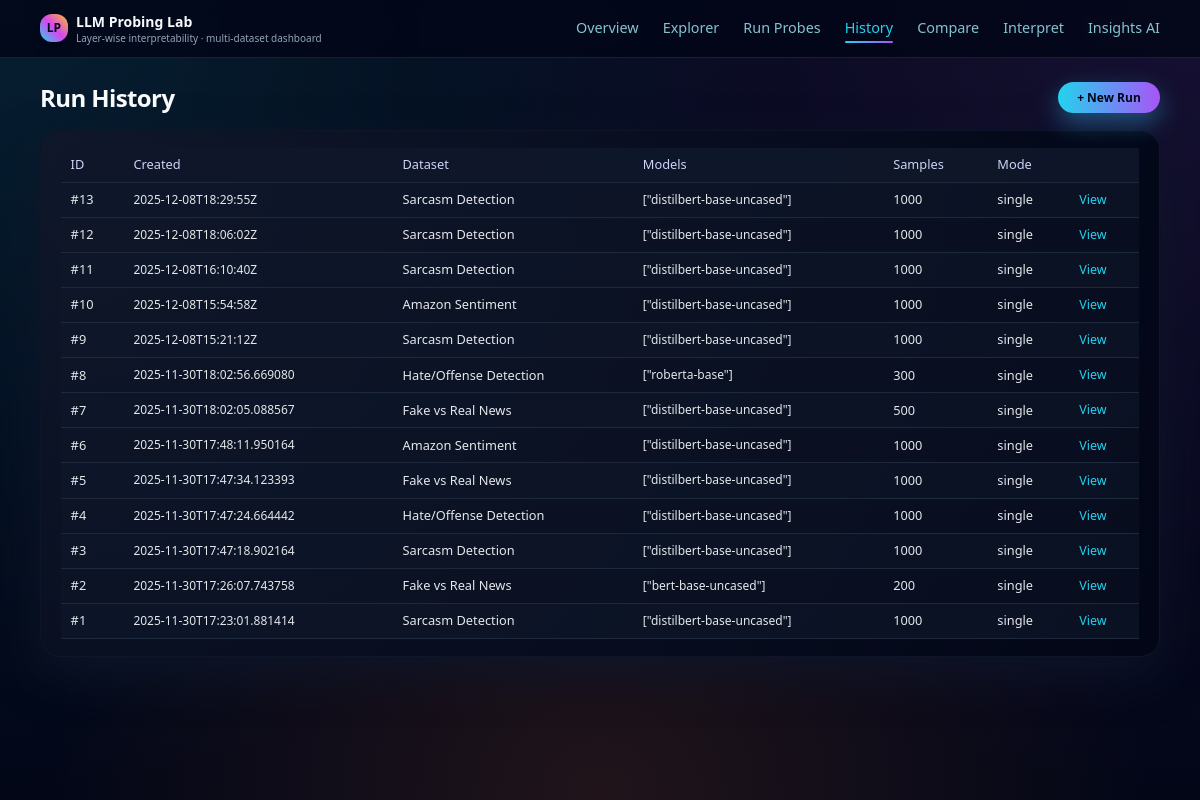
Before: /history with the older database file.
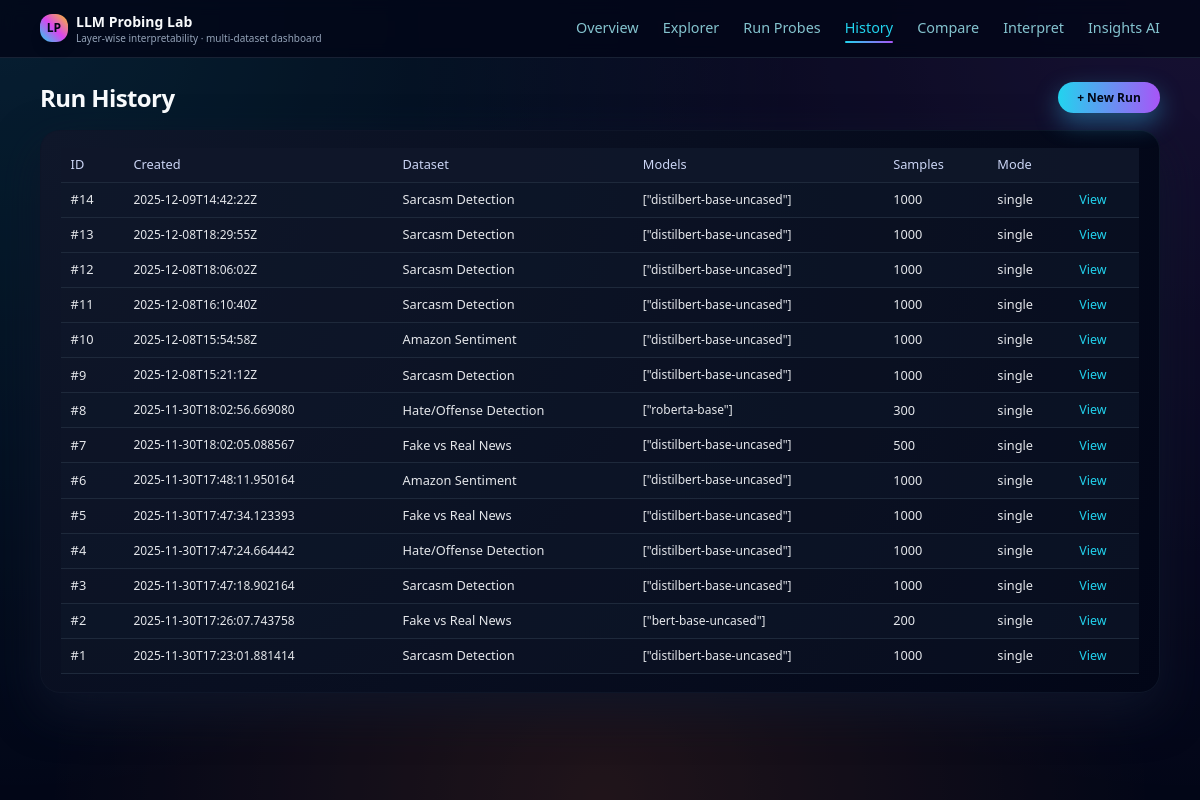
After: the same page with the newer database file.
### tables this page shows
CREATE TABLE runs (
            id INTEGER PRIMARY KEY AUTOINCREMENT,
            created_at TEXT NOT NULL,
            dataset_key TEXT NOT NULL,
            dataset_name TEXT NOT NULL,
            models TEXT NOT NULL,
            sample_size INTEGER NOT NULL,
            mode TEXT NOT NULL, -- 'single' or 'compare'
            summary TEXT
        );

### app.py (the view)
@app.route("/history")
def history():
    runs = list_runs(limit=100)
    return render_template("history.html", runs=runs)

### app.py (called while the page is built)
@app.context_processor
def inject_globals():
    return {
        "NAV_ITEMS": [
            ("overview", "Overview"),
            ("explorer", "Explorer"),
            ("run_probes", "Run Probes"),
            ("history", "History"),
            ("compare", "Compare"),
            ("interpret", "Interpret"),
            ("insights_ai", "Insights AI"),
        ],
        "config": app.config,
    }

### storage.py (called while the page is built)
def get_conn():
    conn = sqlite3.connect(DB_PATH)
    conn.row_factory = sqlite3.Row
    return conn

def _row_to_dict(row):
    if row is None:
        return None
    return {k: row[k] for k in row.keys()}

def list_runs(limit=50):
    conn = get_conn()
    cur = conn.cursor()
    if limit is None:
        cur.execute("SELECT * FROM runs ORDER BY datetime(created_at) DESC")
    else:
        cur.execute(
            "SELECT * FROM runs ORDER BY datetime(created_at) DESC LIMIT ?", (limit,)
        )
    rows = cur.fetchall()
    conn.close()
    return [_row_to_dict(r) for r in rows]

### templates/history.html
{% extends "base.html" %}
{% block content %}
<section>
  <div class="flex items-center justify-between mb-4">
    <h1 class="text-2xl font-semibold tracking-tight">Run History</h1>
    <a href="{{ url_for('run_probes') }}" class="btn-primary text-xs">
      + New Run
    </a>
  </div>
  {% if runs %}
  <div class="card overflow-x-auto">
    <table class="table-basic">
      <thead>
        <tr>
          <th>ID</th>
          <th>Created</th>
          <th>Dataset</th>
          <th>Models</th>
          <th>Samples</th>
          <th>Mode</th>
          <th></th>
        </tr>
      </thead>
      <tbody>
        {% for r in runs %}
        <tr>
          <td>#{{ r.id }}</td>
          <td class="text-xs text-slate-400">{{ r.created_at }}</td>
          <td>{{ r.dataset_name }}</td>
          <td class="text-xs text-slate-300">{{ r.models }}</td>
          <td>{{ r.sample_size }}</td>
          <td>{{ r.mode }}</td>
          <td>
            <a
              href="{{ url_for('results', run_id=r.id) }}"
              class="link-inline"
              >View</a
            >
          </td>
        </tr>
        {% endfor %}
      </tbody>
    </table>
  </div>
  {% else %}
  <p class="text-slate-400 text-sm">
    No runs yet. Use <b>Run Probes</b> to log your first experiment.
  </p>
  {% endif %}
</section>
{% endblock %}

Changed rows visible on the page:
added runs: id "14", created_at "2025-12-09T14:42:22Z", dataset_name "Sarcasm Detection", models "[\"distilbert-base-uncased\"]", sample_size "1000", mode "single"
